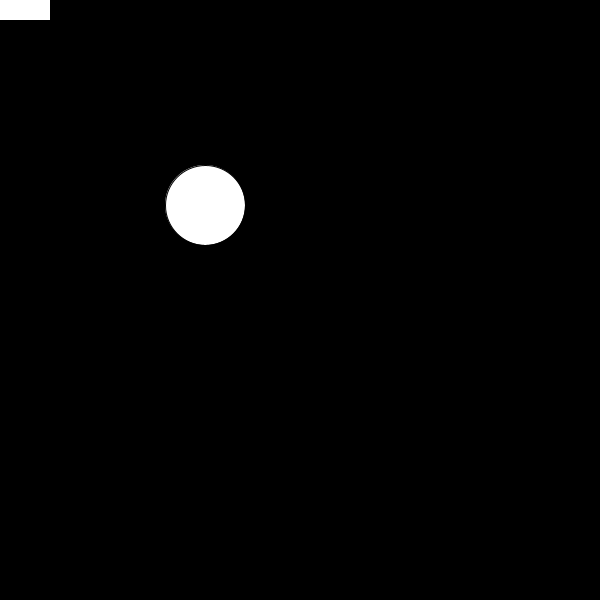
Frame 1 (no input)
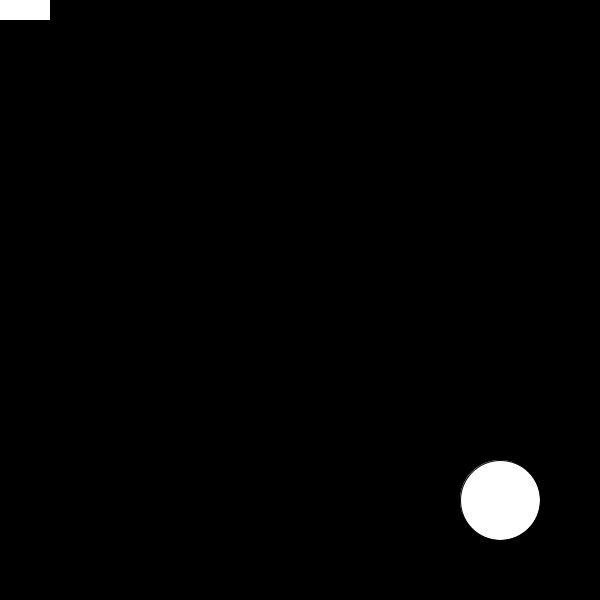
Frame 60 (the mouse pressed at the canvas centre just before this capture)
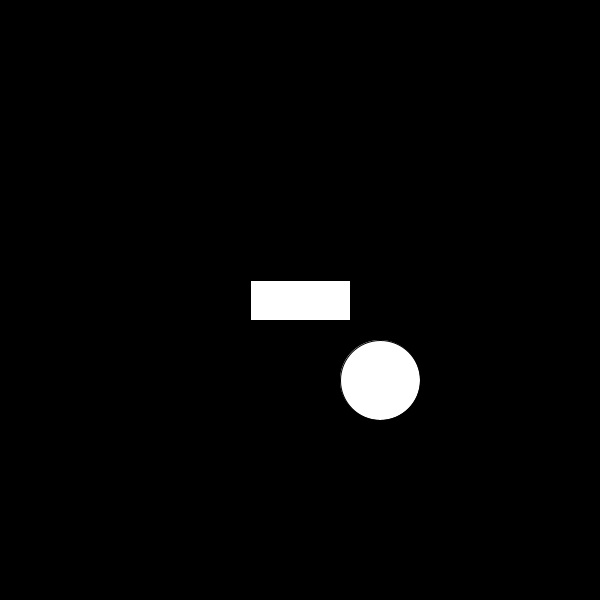
Frame 120 (the mouse held since frame 60 and released just before this capture)

The Processing sketch that drew these frames (run headless with seeded random() and noise(); from frame 60 on, the mouse is pressed at the canvas centre):

// Processing sketch: A2Core
// ── A2Core.pde
// bat variables
float batWidth = 100;
float batHeight = 40;

// circle position and speed variables
float r = 40;
float x = 200;
float y = 200;
float vx = 5;
float vy = 5;

// create all the green blocks on the screen.
void setup() {
  size(600, 600);
}

void draw() {
  background(0);
  
  // draw the bat
  fill(255, 255, 255);
  rectMode(RADIUS);
  rect(mouseX, mouseY, batWidth/2, batHeight/2);


  // draw the circle
  x += vx;
  y += vy;
  ellipseMode(RADIUS);
  ellipse(x, y, r, r);
  
  
  // 4 edges of the screen boundary checking with ball
  if (x+r > width) {vx = abs(vx) * -1;}
  if (x-r < 0) {vx = abs(vx);} 
  if (y+r > height) {vy = abs(vy) * -1;}
  if (y-r < 0) {vy = abs(vy);}
  
  
  // bat to ball boundary checking
  if ((x-(mouseX-batWidth/2))*(x-(mouseX-batWidth/2)) + (y-(mouseY-batHeight/2))*(y-(mouseY-batHeight/2)) < r*r) { // top-left corner 
    vx = abs(vx)*-1;
    vy = abs(vy)*-1;
  } else if ((x-(mouseX-batWidth/2))*(x-(mouseX-batWidth/2)) + (y-(mouseY+batHeight/2))*(y-(mouseY+batHeight/2)) < r*r) {  // bottom-right
    vx = abs(vx)*-1;
    vy = abs(vy)*1;
  } else if ((x-(mouseX+batWidth/2))*(x-(mouseX+batWidth/2)) + (y-(mouseY-batHeight/2))*(y-(mouseY-batHeight/2)) < r*r) { // top-right
    vx = abs(vx)*1;
    vy = abs(vy)*-1;
  } else if ((x-(mouseX+batWidth/2))*(x-(mouseX+batWidth/2)) + (y-(mouseY+batHeight/2))*(y-(mouseY+batHeight/2)) < r*r) { // bottom-right
    vx = abs(vx)*1;
    vy = abs(vy)*1;
  } else if (x+r > mouseX-batWidth/2 && x-r < mouseX-batWidth/2 && y>mouseY-batHeight/2 && y<mouseY+batHeight/2) { // left 
    vx = abs(vx)*-1;
  } else if (x+r > mouseX+batWidth/2 && x-r < mouseX+batWidth/2 && y>mouseY-batHeight/2 && y<mouseY+batHeight/2) { // right
    vx = abs(vx);
  } else if (y-r < mouseY+batHeight/2 && y+r > mouseY+batHeight/2 && x>mouseX-batWidth/2 && x<mouseX+batWidth/2) { // bottom
    vy = abs(vy); 
  } else if (y+r > mouseY-batHeight/2 && y-r < mouseY-batHeight/2 && x>mouseX-batWidth/2 && x<mouseX+batWidth/2) { // top
    vy = abs(vy)*-1;
  } 
}


  
 
